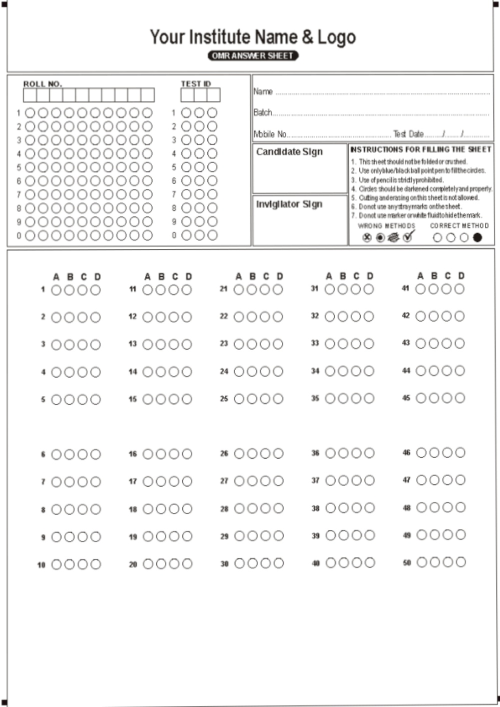
#> input picture backend/src/services/debug_omr_test_omr_sheet_warped.jpg, 1000 x 1414 px (shown at 1/2 size)
$ python calibrate_coords.py
#> lines starting #> are read from the running program, lines starting #| are printed output that depends on the picture; after the words box and inside, x2 and y2 are one past the last pixel; in counts of white or black regions, pixels touching at a corner belong together
#!/usr/bin/env python3
"""
Coordinate Calibrator - Görseldeeki bubbles'ları analiz et ve gerçek koordinatları bul
"""
import cv2
import numpy as np
import json

# Load warped BLANK form (not filled)
img = cv2.imread('debug_omr_test_omr_sheet_warped.jpg')
#> img is the input picture: shape (1414, 1000, 3); mean B, G, R 244.4, 244.6, 244.7

if img is None:
    print("ERROR: Could not load warped image")
    exit(1)

h, w = img.shape[:2]
#> h = 1414; w = 1000
print(f"Image size: {w}x{h}")
#| Image size: 1000x1414

# Find bubbles with relaxed filters
gray = cv2.cvtColor(img, cv2.COLOR_BGR2GRAY)
clahe = cv2.createCLAHE(clipLimit=2.0, tileGridSize=(8, 8))
enhanced = clahe.apply(gray)
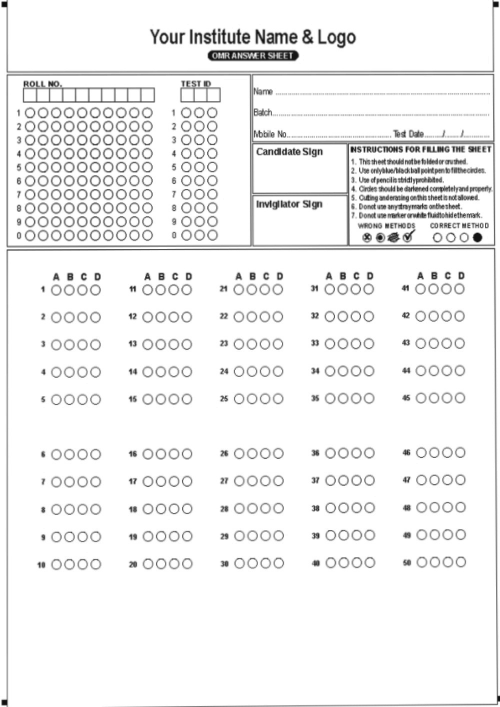
#> enhanced: shape (1414, 1000) (shown at 1/2 size); min 13, max 255, mean 241.1
thresh = cv2.adaptiveThreshold(enhanced, 255, cv2.ADAPTIVE_THRESH_GAUSSIAN_C, cv2.THRESH_BINARY_INV, 11, 2)
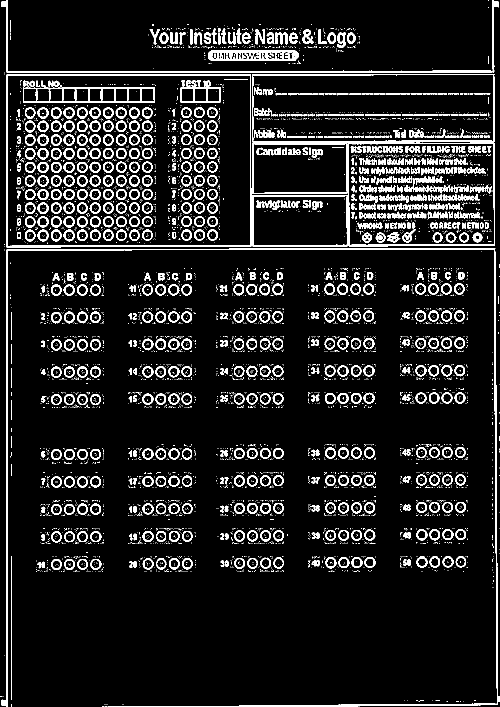
#> thresh: shape (1414, 1000) (shown at 1/2 size); 10.4% white; 6977 white regions (6177 under 20 px), largest, box (x1, y1, x2, y2) and area: (3, 496, 1000, 1414) 9976, (504, 285, 990, 494) 5952, (13, 148, 504, 495) 4640

kernel = cv2.getStructuringElement(cv2.MORPH_ELLIPSE, (3, 3))
thresh = cv2.morphologyEx(thresh, cv2.MORPH_CLOSE, kernel)
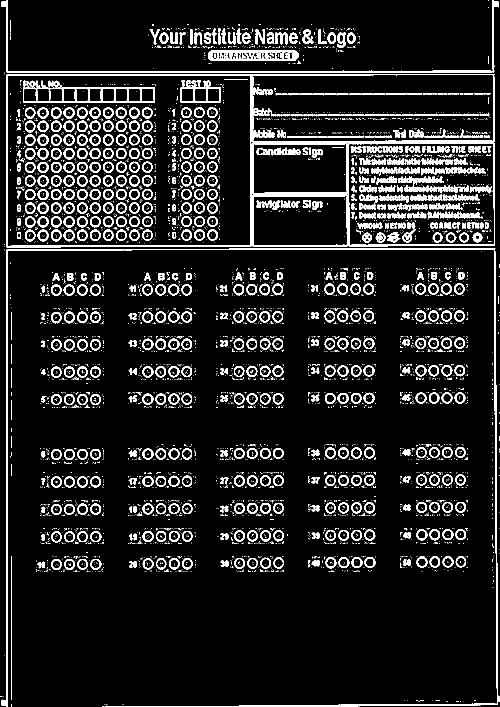
#> thresh: shape (1414, 1000) (shown at 1/2 size); 11.1% white; 5382 white regions (4781 under 20 px)

contours, _ = cv2.findContours(thresh.copy(), cv2.RETR_EXTERNAL, cv2.CHAIN_APPROX_SIMPLE)
#> contours = 3350 contours, 3047 with area under 20; largest, box (x1, y1, x2, y2) and area: (13, 148, 990, 495) 336038, (3, 496, 1000, 1414) 6586, (416, 101, 598, 122) 3506, (3, 0, 997, 145) 2684, (605, 59, 627, 88) 384

# Filter bubbles in answer zone (y > 350, y < 750)
answer_bubbles = []
for contour in contours:
    (x, y, w, h) = cv2.boundingRect(contour)
    area = cv2.contourArea(contour)

    # Answer zone filter (relaxed - bottom 60% of image)
    answer_zone_start = int(h * 0.40)
    if y < answer_zone_start or y > h - 50:
        continue

    # Size filter
    if area < 150 or area > 800:
        continue

    # Aspect ratio
    ar = w / float(h)
    if ar < 0.7 or ar > 1.3:
        continue

    # Circularity
    perimeter = cv2.arcLength(contour, True)
    if perimeter == 0:
        continue
    circularity = 4 * np.pi * area / (perimeter ** 2)
    if circularity < 0.60:
        continue

    answer_bubbles.append({
        'x': x,
        'y': y,
        'w': w,
        'h': h,
        'cx': x + w//2,
        'cy': y + h//2
    })
#> this loop made 3350 passes
#> (x, y, w, h, area, answer_zone_start) on passes 1, 2, 4: (204, 1412, 5, 2, 2.5, 0), (215, 1409, 1, 1, 0, 0), (208, 1409, 1, 1, 0, 0)
#> after the loop, answer_bubbles = []

# Sort by Y then X
answer_bubbles.sort(key=lambda b: (b['cy'], b['cx']))

print(f"Found {len(answer_bubbles)} answer bubbles")
#| Found 0 answer bubbles

# Group into rows
rows = []
if len(answer_bubbles) > 0:
    current_row = [answer_bubbles[0]]
    for b in answer_bubbles[1:]:
        if abs(b['cy'] - current_row[0]['cy']) <= 25:
            current_row.append(b)
        else:
            if len(current_row) >= 16:
                rows.append(current_row)
            current_row = [b]
    if len(current_row) >= 16:
        rows.append(current_row)

# Sort each row by X
for row in rows:
    row.sort(key=lambda b: b['cx'])

print(f"\nDetected {len(rows)} rows")

# Build template
template = {}
for row_idx in range(min(10, len(rows))):
    row_bubbles = rows[row_idx]
    num_bubbles = len(row_bubbles)
    bubbles_per_q = num_bubbles // 5

    print(f"\nRow {row_idx+1}: {num_bubbles} bubbles, ~{bubbles_per_q} per question")

    for col_idx in range(5):
        question_num = (col_idx * 10) + row_idx + 1
        if question_num > 50:
            break

        start_idx = col_idx * bubbles_per_q
        end_idx = start_idx + bubbles_per_q if col_idx < 4 else num_bubbles
        q_bubbles = row_bubbles[start_idx:end_idx]

        # Take last 4 bubbles
        option_bubbles = q_bubbles[-4:]

        if len(option_bubbles) == 4:
            template[str(question_num)] = [
                {'x': b['x'], 'y': b['y'], 'w': b['w'], 'h': b['h']}
                for b in option_bubbles
            ]

            # Print first question of each column for verification
            if row_idx == 0:
                print(f"  Q{question_num}: x={option_bubbles[0]['x']}, y={option_bubbles[0]['y']}")

# Save
with open('omr_template_calibrated.json', 'w') as f:
    json.dump(template, f, indent=2)

print(f"\n✅ Calibrated template saved with {len(template)} questions")
print("✅ File: omr_template_calibrated.json")
